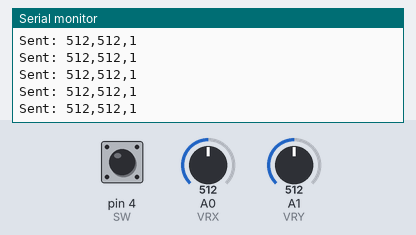
A sketch run on a simulated Arduino Uno, built with avr-gcc and run on an emulated ATmega328P. Parts: the last lines printed to the serial monitor. The inputs (shaded band) are chosen by the test bench; at power-on: A0 (VRX) = 512, A1 (VRY) = 512, pin 4 (SW) HIGH.

Above: at 1.2 s.
1.3 s: A0 (VRX) set to 716
At 1.36 s:
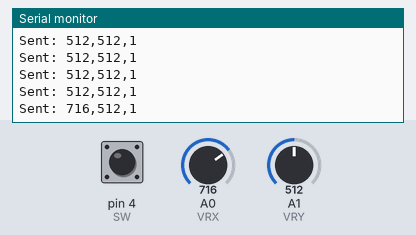
2.8 s: A1 (VRY) set to 716
At 2.81 s:
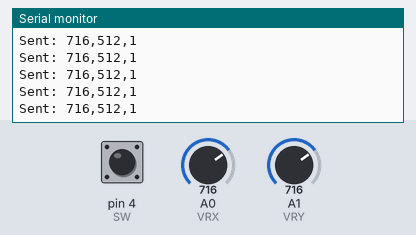
4.3 s: pin 4 (SW) pulled LOW for 0.15 s
At 4.37 s:
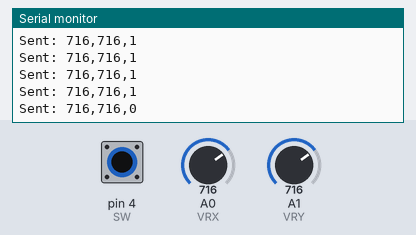
7.4 s: A0 (VRX) set to 900
At 7.49 s:
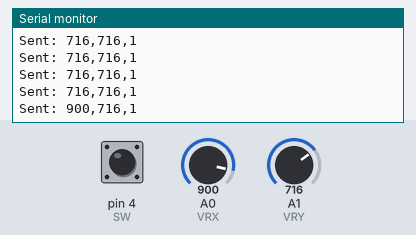
8.9 s: A1 (VRY) set to 1023
At 8.94 s:
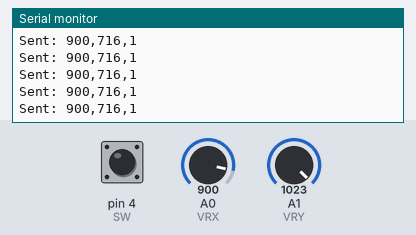
11.9 s: A1 (VRY) set to 900
At 11.97 s:
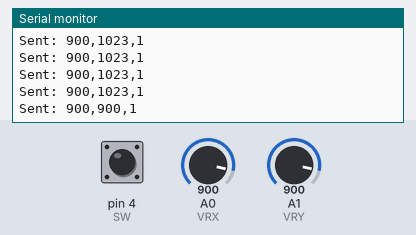
Timing chart, 0 to 14.9 s (numbered marks = the images above; inputs shaded):
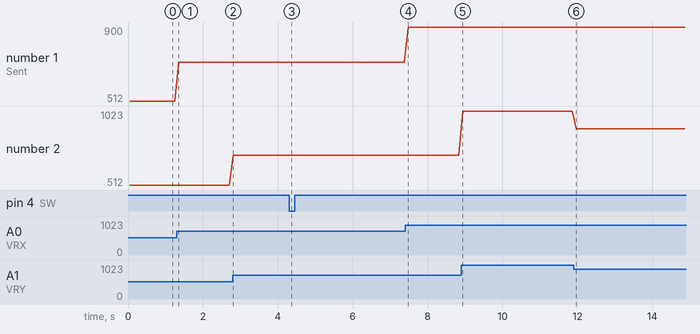

Measured:
- after the input at 1.3 s, the serial monitor: prints a new line after 0.06 s (image 1)
- after the input at 4.3 s, the serial monitor: prints a new line after 0.07 s (image 3)
- after the input at 7.4 s, the serial monitor: prints a new line after 0.09 s (image 4)
- after the input at 11.9 s, the serial monitor: prints a new line after 0.06 s (image 6)
- plotted number 1: 512 → 716 after the input at 1.3 s, 716 → 900 after the input at 7.4 s
- plotted number 2: 716 → 1023 after the input at 8.9 s

The sketch:

Remote.ino
```cpp
#include <SoftwareSerial.h>

#define VRX A0  // Joystick X-Axis
#define VRY A1  // Joystick Y-Axis
#define SW 4    // Joystick button switch

SoftwareSerial BTSerial(11, 10);  // RX | TX

void setup() {
  Serial.begin(9600);
  BTSerial.begin(38400);
  pinMode(SW, INPUT_PULLUP);  // Button with internal pull-up
  Serial.println("Bluetooth Connected! Ready for Communication.");
}

void loop() {
  int xVal = analogRead(VRX);
  int yVal = analogRead(VRY);
  int buttonState = digitalRead(SW);

  // Format data string
  String dataOut = String(xVal) + "," + String(yVal) + "," + String(buttonState);

  // Send data via Bluetooth
  BTSerial.println(dataOut);

  // Also print to Serial Monitor for debugging
  Serial.println("Sent: " + dataOut);

  delay(100); // Small delay for stability
}
```
